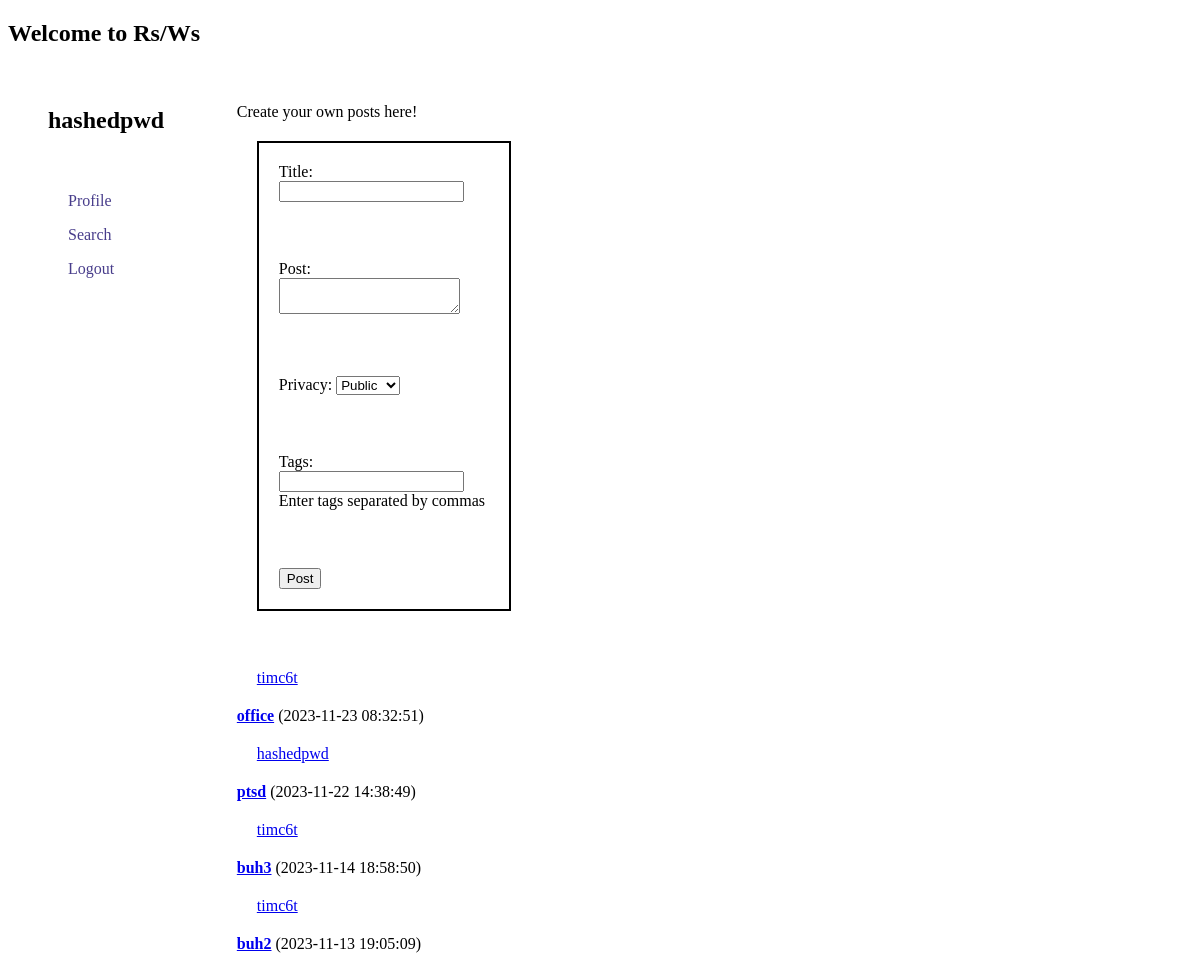
Before: /dashboard.php (signed in) with the older database file.
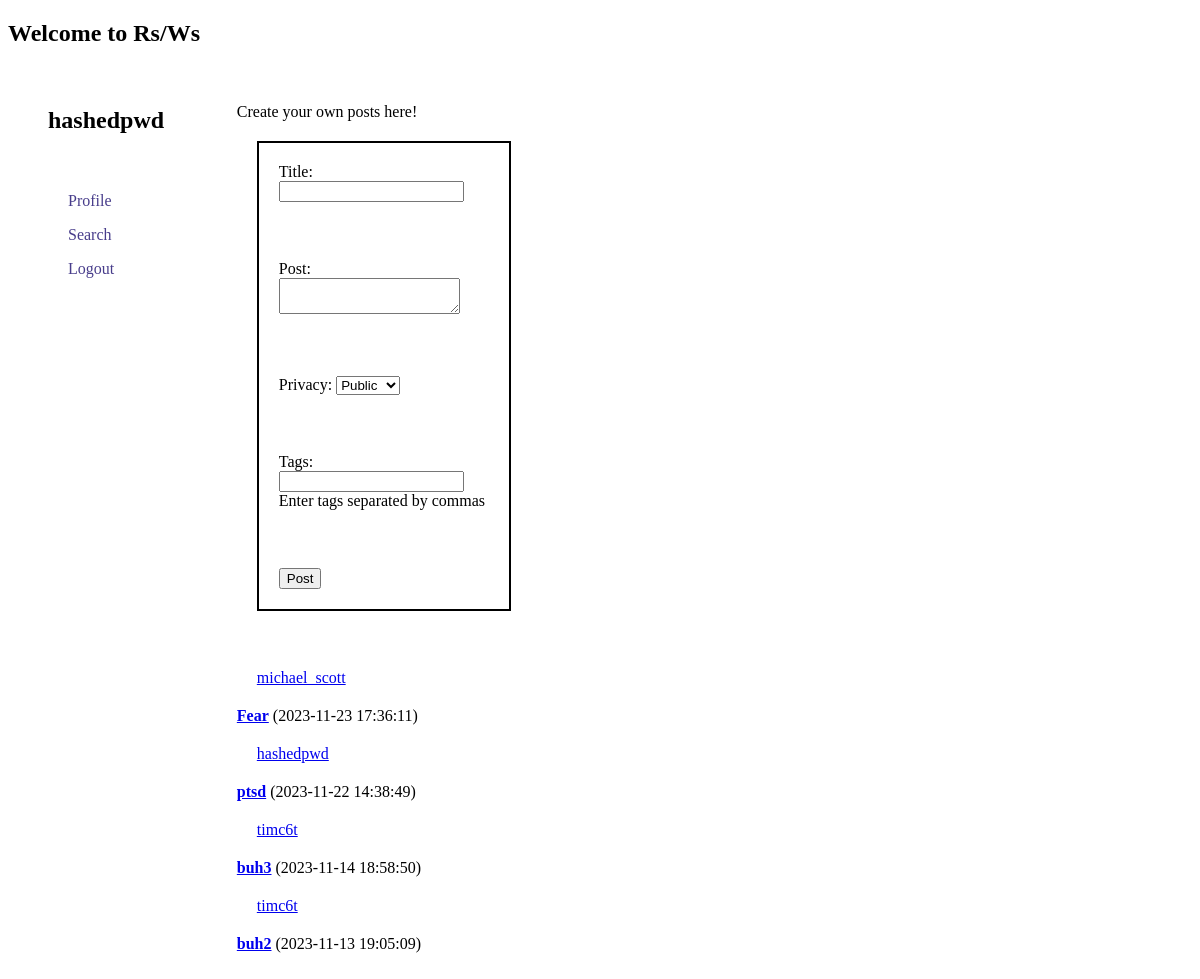
After: the same page with the newer database file.
### tables this page shows
CREATE TABLE `texts` (
  `text_id` int(11) NOT NULL,
  `user_id` int(11) DEFAULT NULL,
  `title` varchar(255) DEFAULT NULL,
  `content` text NOT NULL,
  `is_public` tinyint(1) DEFAULT 1,
  `created_at` timestamp NOT NULL DEFAULT current_timestamp()
);

CREATE TABLE `users` (
  `user_id` int(11) NOT NULL,
  `username` varchar(50) NOT NULL,
  `email` varchar(100) NOT NULL,
  `password` varchar(255) NOT NULL,
  `activation_key` varchar(100) DEFAULT NULL,
  `profile_image` varchar(255) NOT NULL,
  `is_activated` tinyint(1) DEFAULT 0,
  `created_at` timestamp NOT NULL DEFAULT current_timestamp()
);

### dashboard.php (the view, shortened to what this page needs)
<?php
require_once "config.php";
$user_id = $_SESSION["user_id"];
$tags = [];
$sql_user = "SELECT username, profile_image FROM users WHERE user_id = ?";
if ($stmt_user = mysqli_prepare($link, $sql_user)) {
    mysqli_stmt_bind_param($stmt_user,"s", $user_id);
    if (mysqli_stmt_execute($stmt_user)) {
        mysqli_stmt_store_result($stmt_user);
        mysqli_stmt_bind_result($stmt_user, $username, $profile_image);
    } else {
        echo "Error fetching user data: " . mysqli_error($link);
        exit;
    }
} else {
    echo "Error preparing user query: " . mysqli_error($link);
    exit;
}
$sql_posts = "SELECT u.username AS post_user, t.text_id, t.user_id, t.title, t.content, t.created_at
              FROM texts t
              INNER JOIN users u ON t.user_id = u.user_id
              WHERE t.user_id = ? OR t.user_id IN (SELECT following_id FROM follows WHERE follower_id = ?)
              ORDER BY t.created_at DESC";
?>
<!DOCTYPE html>
<html lang="en">
<head>
    <link rel="stylesheet" href="styles.css">
</head>
<body>
    <h2>Welcome to Rs/Ws</h2>
    <div class="body">
        <div id="profile-navbar">
            <?php
                echo "<h2>$username</h2><br>";
            ?>
            <div id="navbar">
                <p><a class="no-line-navbar" href="profile.php">Profile</a></p>
                <p><a class="no-line-navbar" href="search.php">Search</a></p>
                <p><a class="no-line-navbar" href="logout.php">Logout</a></p>
            </div>
        </div>
        <div id="posts-dashboard">
            <p>Create your own posts here!</p>
            <div class=posting>
                <form method="POST" action="upload_text.php">
                    <div>
                        <label for="title">Title:</label>
                        <input type="text" id="title" name="title" required>
                    </div><br>
                    <div>
                        <label for="content">Post:</label><br>
                        <textarea name="content" maxlength="512" required></textarea>
                    </div><br>
                    <div>
                        <label for="is_public">Privacy:</label>
                        <select name="is_public">
                            <option value="public">Public</option>
                        </select>
                    </div><br>
                    <div>
                        <label>Tags:</label>
                        <input type="text" name="tags" value="<?php echo implode(', ', $tags); ?>"><br>
                        <span>Enter tags separated by commas</span>
                    </div><br>
                    <div>
                        <input type="submit" value="Post">
                    </div>
                </form>
            </div>
            <br>
            <p>
                <?php
                    if ($stmt_posts = mysqli_prepare($link, $sql_posts)) {
                        mysqli_stmt_bind_param($stmt_posts,"ss", $user_id, $user_id);
                        if (mysqli_stmt_execute($stmt_posts)) {
                            $result_posts = mysqli_stmt_get_result($stmt_posts);
                            while ($row = mysqli_fetch_assoc($result_posts)) {
                                $post_user_id = $row["user_id"];
                                $text_id = $row["text_id"];
                                $post_user = $row["post_user"];
                                $post_title = $row["title"];
                                $post_creation = $row["created_at"];
                                echo "<p><div class='username_post'><a href='profile.php?username=$post_user'>$post_user</a></div> <strong><a href='posts.php?user_id=$post_user_id&text_id=$text_id'>$post_title</a></strong> ($post_creation)</p>";
                            }
                        } else {
                            echo "Error fetching posts: " . mysqli_error($link);
                        }
                    } else {
                        echo "Error preparing posts query: " . mysqli_error($link);
                    }
                ?>
            </p>
        </div>
    </div>
</body>
</html>

### styles.css (style rules this page uses)
.body { display: flex; justify-content: space-between; margin: 20px; }
.posting { border: 2px solid black; width: 250px; }
textarea { resize: vertical; }
#posts-dashboard { width: 80%; }
#profile-navbar { flex: 1; }
.no-line-navbar { text-decoration: none; color: darkslateblue }
div { margin: 20px; }

Changed rows visible on the page:
removed texts: user.username "timc6t", title "office", created_at "2023-11-23 08:32:51"
added texts: user.username "michael_scott", title "Fear", created_at "2023-11-23 17:36:11"
